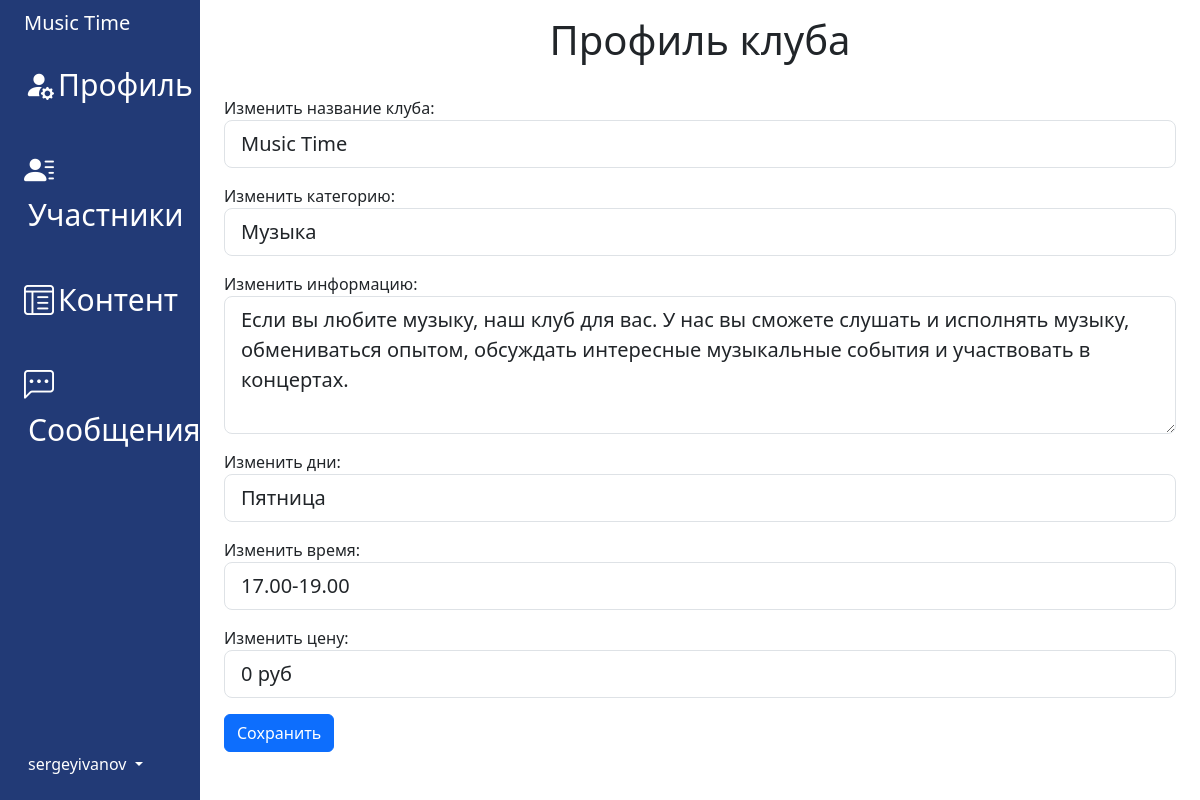
/dashboard/music-time/profile/ (signed in), run on the app's committed database.
### clubs_app/models.py (models this page shows, shortened)
class ClubModel(models.Model):
    manager = models.ForeignKey(
        settings.AUTH_USER_MODEL,
        on_delete=models.CASCADE, null=True, related_name='user_system')
    title_club = models.CharField(max_length=128, null=False, blank=False)
    cat_club = models.ForeignKey('CatClubModel', on_delete=models.CASCADE)
    info_club = models.TextField()
    days_event = models.CharField(max_length=100, null=True, blank=True)
    time_event = models.CharField(max_length=100, null=True, blank=True)
    price_club = models.CharField(max_length=256, null=True, blank=True)
    member = models.ManyToManyField(settings.AUTH_USER_MODEL, related_name='member_field')
    slug_club = models.SlugField(max_length=255, unique=True, null=True)
    class Meta:
        verbose_name = 'Клубы'
        verbose_name_plural = 'Клубы'
        ordering = ['-id']

### accounts/models.py (models this page shows)
class SignUpModel(AbstractUser):
    pass

### dashboard_app/views.py (the view)
# urls.py: path('', index, name='home_page'),
@login_required
def index(request, slug_club):
    if check_user_club(request, slug_club):
        messages.success(request, 'Доступ закрыт')
        return check_user_club(request, slug_club)
    club = ClubModel.objects.get(slug_club=slug_club)
    initial_data = {
        'title_club': club.title_club,
        'cat_club': club.cat_club,
        'info_club': club.info_club,
        'days_event': club.days_event,
        'time_event': club.time_event,
        'price_club': club.price_club,
    }
    if request.method == 'POST':
        form_change_club_data = ChangeClubData(request.POST, initial=initial_data)
        if form_change_club_data.is_valid():
            club.title_club = form_change_club_data.instance.title_club
            club.cat_club = form_change_club_data.instance.cat_club
            club.info_club = form_change_club_data.instance.info_club
            club.days_event = form_change_club_data.instance.days_event
            club.time_event = form_change_club_data.instance.time_event
            club.price_club = form_change_club_data.instance.price_club
            club.save()
            return redirect('dashboard_app:profile', slug_club=slug_club)
    else:
        form_change_club_data = ChangeClubData(initial=initial_data)
    context = {
        'form': form_change_club_data,
        'slug_club': slug_club,
        'club_name': club.title_club,
    }
    return render(request, template_name='dashboard_app/index.html', context=context)

### clubs_app/models.py (called while the page is built)
    def __str__(self):
        return self.cat

### dashboard_app/views.py (called while the page is built)
def check_user_club(request, slug_club):
    if not (request.user == ClubModel.objects.get(slug_club=slug_club).manager):
        return redirect('clubs_app:home_page')
    else:
        return False

### dashboard_app/templates/dashboard_app/index.html
{% extends 'dashboard_app/base.html' %}
{% block title_body %}
    <h1 class="text-center">Профиль клуба</h1><br>
{% endblock title_body %}
{% block content %}
    <form method="post">{% csrf_token %}
        {{ form.as_p }}
        <button type="submit" class="btn btn-primary">Сохранить</button>
    </form>
{% endblock content %}

### dashboard_app/templates/dashboard_app/base.html (shortened to what this page needs)
<!doctype html>
<html lang="en" data-bs-theme="auto">
<head>
    {% load static %}
    <link href="https://cdn.jsdelivr.net/npm/bootstrap@5.3.0-alpha2/dist/css/bootstrap.min.css" rel="stylesheet"
>
    <link rel="stylesheet" href="{% static 'dashboard_app/css/dashboard.css' %}">
    <link rel="stylesheet" href="https://cdn.jsdelivr.net/npm/bootstrap-icons@1.10.4/font/bootstrap-icons.css">
    <link rel="stylesheet" href="{% static 'ckeditor/ckeditor.css' %}">
</head>
<body>
<div class="container-fluid">
    <div class="row flex-nowrap" style="min-width: 500px">
        <div class="col-auto col-md-3 col-xl-2 px-sm-2 px-0" style="background: #223A76 !important;">
            <div class="d-flex flex-column align-items-center align-items-sm-start px-3 pt-2 text-white min-vh-100">
                <a href="/" class="d-flex align-items-center pb-3 mb-md-0 me-md-auto text-white text-decoration-none">
                    <span class="fs-5 d-none d-sm-inline elements-menu" style="display: block">{{ club_name }}</span>
                </a>
                <ul class="nav nav-pills flex-column mb-sm-auto mb-0 align-items-center align-items-sm-start" id="menu">
                    <li class="nav-item">
                        <a href="{% url 'dashboard_app:profile' slug_club %}"
                           class="nav-link align-middle px-0 elements-menu">
                            <i class="bi bi-person-fill-gear"></i><span class="ms-1 d-none d-sm-inline">Профиль</span>
                        </a>
                    </li>
                    <br>
                    <li class="nav-item">
                        <a href="{% url 'dashboard_app:members' slug_club %}"
                           class="nav-link align-middle px-0 elements-menu">
                            <i class="bi bi-person-lines-fill"></i><span
                                class="ms-1 d-none d-sm-inline">Участники</span>
                        </a>
                    </li>
                    <br>
                    <li class="nav-item">
                        <a href="{% url 'dashboard_app:add_article' slug_club %}"
                           class="nav-link align-middle px-0 elements-menu">
                            <i class="bi bi-layout-text-window-reverse"></i><span class="ms-1 d-none d-sm-inline">Контент</span>
                        </a>
                    </li>
                    <br>
                    <li class="nav-item">
                        <a href="{% url 'dashboard_app:message' slug_club %}" class="nav-link align-middle px-0 elements-menu">
                            <i class="bi bi-chat-left-dots"></i><span class="ms-1 d-none d-sm-inline">Сообщения</span>
                        </a>
                    </li>
                    <br>
                </ul>
                <div class="dropdown pb-4">
                    <a href="#" class="d-flex align-items-center text-white text-decoration-none dropdown-toggle"
                       id="dropdownUser1" data-bs-toggle="dropdown" aria-expanded="false">
                        <span class="d-none d-sm-inline mx-1">{{ request.user }}</span>
                    </a>
                </div>
            </div>
        </div>
        <div class="col py-3">
            {% block title_body %}
            {% endblock %}
            <div class="container">
                {% block content %}
                {% endblock %}
            </div>
        </div>
    </div>
</div>
</body>
</html>

### dashboard_app/static/dashboard_app/css/dashboard.css (style rules this page uses)
.elements-menu { color: white !important; font-size: 30px; }

### data on the page
ClubModel: title_club "Music Time", cat_club "Музыка", info_club "Если вы любите музыку, наш клуб для вас. У нас вы сможете слушать и исполнять музыку, обмениваться опытом, обсуждать интересные музыкальные события и участвовать в концертах.", days_event "Пятница", time_event "17.00-19.00", price_club "0 руб"
SignUpModel: user "sergeyivanov"
